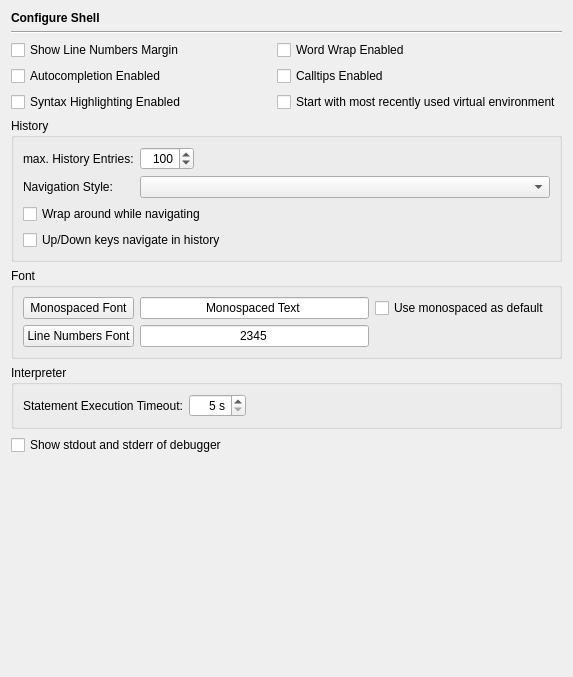
<?xml version="1.0" encoding="UTF-8"?>
<ui version="4.0">
 <class>ShellPage</class>
 <widget class="QWidget" name="ShellPage">
  <property name="geometry">
   <rect>
    <x>0</x>
    <y>0</y>
    <width>573</width>
    <height>677</height>
   </rect>
  </property>
  <layout class="QVBoxLayout" name="verticalLayout">
   <item>
    <widget class="QLabel" name="headerLabel">
     <property name="text">
      <string>&lt;b&gt;Configure Shell&lt;/b&gt;</string>
     </property>
    </widget>
   </item>
   <item>
    <widget class="Line" name="line14">
     <property name="frameShape">
      <enum>QFrame::HLine</enum>
     </property>
     <property name="frameShadow">
      <enum>QFrame::Sunken</enum>
     </property>
     <property name="orientation">
      <enum>Qt::Horizontal</enum>
     </property>
    </widget>
   </item>
   <item>
    <layout class="QGridLayout">
     <item row="0" column="0">
      <widget class="QCheckBox" name="shellLinenoCheckBox">
       <property name="toolTip">
        <string>Select whether line numbers margin should be shown.</string>
       </property>
       <property name="text">
        <string>Show Line Numbers Margin</string>
       </property>
      </widget>
     </item>
     <item row="1" column="1">
      <widget class="QCheckBox" name="shellCTEnabledCheckBox">
       <property name="toolTip">
        <string>Select this to enable calltips</string>
       </property>
       <property name="text">
        <string>Calltips Enabled</string>
       </property>
      </widget>
     </item>
     <item row="0" column="1">
      <widget class="QCheckBox" name="shellWordWrapCheckBox">
       <property name="toolTip">
        <string>Select to enable wrapping at word boundaries</string>
       </property>
       <property name="text">
        <string>Word Wrap Enabled</string>
       </property>
      </widget>
     </item>
     <item row="1" column="0">
      <widget class="QCheckBox" name="shellACEnabledCheckBox">
       <property name="toolTip">
        <string>Select this to enable autocompletion</string>
       </property>
       <property name="text">
        <string>Autocompletion Enabled</string>
       </property>
      </widget>
     </item>
     <item row="2" column="0">
      <widget class="QCheckBox" name="shellSyntaxHighlightingCheckBox">
       <property name="toolTip">
        <string>Select to enable syntax highlighting</string>
       </property>
       <property name="text">
        <string>Syntax Highlighting Enabled</string>
       </property>
      </widget>
     </item>
     <item row="2" column="1">
      <widget class="QCheckBox" name="rememberCheckBox">
       <property name="toolTip">
        <string>Select to start with the most recently used virtual environment</string>
       </property>
       <property name="text">
        <string>Start with most recently used virtual environment</string>
       </property>
      </widget>
     </item>
    </layout>
   </item>
   <item>
    <widget class="QGroupBox" name="groupBox">
     <property name="title">
      <string>History</string>
     </property>
     <layout class="QGridLayout" name="gridLayout">
      <item row="0" column="0">
       <widget class="QLabel" name="textLabel1_20">
        <property name="text">
         <string>max. History Entries:</string>
        </property>
       </widget>
      </item>
      <item row="0" column="1">
       <widget class="QSpinBox" name="shellHistorySpinBox">
        <property name="toolTip">
         <string>Enter the number of history entries allowed</string>
        </property>
        <property name="alignment">
         <set>Qt::AlignRight|Qt::AlignTrailing|Qt::AlignVCenter</set>
        </property>
        <property name="accelerated">
         <bool>true</bool>
        </property>
        <property name="minimum">
         <number>10</number>
        </property>
        <property name="maximum">
         <number>1000</number>
        </property>
        <property name="singleStep">
         <number>10</number>
        </property>
        <property name="value">
         <number>100</number>
        </property>
       </widget>
      </item>
      <item row="0" column="2">
       <spacer>
        <property name="orientation">
         <enum>Qt::Horizontal</enum>
        </property>
        <property name="sizeType">
         <enum>QSizePolicy::Expanding</enum>
        </property>
        <property name="sizeHint" stdset="0">
         <size>
          <width>343</width>
          <height>20</height>
         </size>
        </property>
       </spacer>
      </item>
      <item row="1" column="0">
       <widget class="QLabel" name="label">
        <property name="text">
         <string>Navigation Style:</string>
        </property>
       </widget>
      </item>
      <item row="1" column="1" colspan="2">
       <widget class="QComboBox" name="shellHistoryStyleComboBox">
        <property name="toolTip">
         <string>Select the history style</string>
        </property>
       </widget>
      </item>
      <item row="2" column="0" colspan="3">
       <widget class="QCheckBox" name="shellHistoryWrapCheckBox">
        <property name="toolTip">
         <string>Select to wrap around while navigating through the history</string>
        </property>
        <property name="text">
         <string>Wrap around while navigating</string>
        </property>
       </widget>
      </item>
      <item row="3" column="0" colspan="3">
       <widget class="QCheckBox" name="shellHistoryCursorKeysCheckBox">
        <property name="toolTip">
         <string>Select to make Up- and Down-keys move in history</string>
        </property>
        <property name="whatsThis">
         <string>&lt;b&gt;Up/Down keys navigate in history&lt;b&gt;
&lt;p&gt;Select this entry to make Up- and Down-keys navigate in history. If unselected history navigation may be performed by Ctrl-Up or Ctrl-Down.&lt;/p&gt;</string>
        </property>
        <property name="text">
         <string>Up/Down keys navigate in history</string>
        </property>
       </widget>
      </item>
     </layout>
    </widget>
   </item>
   <item>
    <widget class="QGroupBox" name="groupBox_5">
     <property name="title">
      <string>Font</string>
     </property>
     <layout class="QGridLayout" name="gridLayout_2">
      <item row="0" column="0">
       <widget class="QPushButton" name="monospacedFontButton">
        <property name="toolTip">
         <string>Press to select the font to be used as the monospaced font</string>
        </property>
        <property name="text">
         <string>Monospaced Font</string>
        </property>
       </widget>
      </item>
      <item row="0" column="1">
       <widget class="QLineEdit" name="monospacedFontSample">
        <property name="focusPolicy">
         <enum>Qt::NoFocus</enum>
        </property>
        <property name="text">
         <string>Monospaced Text</string>
        </property>
        <property name="alignment">
         <set>Qt::AlignHCenter</set>
        </property>
        <property name="readOnly">
         <bool>true</bool>
        </property>
       </widget>
      </item>
      <item row="0" column="2">
       <widget class="QCheckBox" name="monospacedCheckBox">
        <property name="toolTip">
         <string>Select, whether the monospaced font should be used as default</string>
        </property>
        <property name="text">
         <string>Use monospaced as default</string>
        </property>
       </widget>
      </item>
      <item row="1" column="0">
       <widget class="QPushButton" name="linenumbersFontButton">
        <property name="toolTip">
         <string>Press to select the font for the line numbers</string>
        </property>
        <property name="text">
         <string>Line Numbers Font</string>
        </property>
       </widget>
      </item>
      <item row="1" column="1">
       <widget class="QLineEdit" name="marginsFontSample">
        <property name="minimumSize">
         <size>
          <width>200</width>
          <height>0</height>
         </size>
        </property>
        <property name="focusPolicy">
         <enum>Qt::NoFocus</enum>
        </property>
        <property name="text">
         <string>2345</string>
        </property>
        <property name="alignment">
         <set>Qt::AlignHCenter</set>
        </property>
        <property name="readOnly">
         <bool>true</bool>
        </property>
       </widget>
      </item>
     </layout>
    </widget>
   </item>
   <item>
    <widget class="QGroupBox" name="groupBox_2">
     <property name="title">
      <string>Interpreter</string>
     </property>
     <layout class="QHBoxLayout" name="horizontalLayout">
      <item>
       <widget class="QLabel" name="label_2">
        <property name="text">
         <string>Statement Execution Timeout:</string>
        </property>
       </widget>
      </item>
      <item>
       <widget class="QSpinBox" name="timeoutSpinBox">
        <property name="toolTip">
         <string>Enter the timeout in seconds after which the shell will not wait for the result of the current statement execution.</string>
        </property>
        <property name="alignment">
         <set>Qt::AlignRight|Qt::AlignTrailing|Qt::AlignVCenter</set>
        </property>
        <property name="accelerated">
         <bool>true</bool>
        </property>
        <property name="suffix">
         <string> s</string>
        </property>
        <property name="minimum">
         <number>5</number>
        </property>
        <property name="maximum">
         <number>600</number>
        </property>
       </widget>
      </item>
      <item>
       <spacer name="horizontalSpacer">
        <property name="orientation">
         <enum>Qt::Horizontal</enum>
        </property>
        <property name="sizeHint" stdset="0">
         <size>
          <width>289</width>
          <height>20</height>
         </size>
        </property>
       </spacer>
      </item>
     </layout>
    </widget>
   </item>
   <item>
    <widget class="QCheckBox" name="stdOutErrCheckBox">
     <property name="toolTip">
      <string>Select to show debugger stdout and stderr</string>
     </property>
     <property name="text">
      <string>Show stdout and stderr of debugger</string>
     </property>
    </widget>
   </item>
   <item>
    <spacer>
     <property name="orientation">
      <enum>Qt::Vertical</enum>
     </property>
     <property name="sizeHint" stdset="0">
      <size>
       <width>20</width>
       <height>40</height>
      </size>
     </property>
    </spacer>
   </item>
  </layout>
 </widget>
 <tabstops>
  <tabstop>shellLinenoCheckBox</tabstop>
  <tabstop>shellWordWrapCheckBox</tabstop>
  <tabstop>shellACEnabledCheckBox</tabstop>
  <tabstop>shellCTEnabledCheckBox</tabstop>
  <tabstop>shellSyntaxHighlightingCheckBox</tabstop>
  <tabstop>rememberCheckBox</tabstop>
  <tabstop>shellHistorySpinBox</tabstop>
  <tabstop>shellHistoryStyleComboBox</tabstop>
  <tabstop>shellHistoryWrapCheckBox</tabstop>
  <tabstop>shellHistoryCursorKeysCheckBox</tabstop>
  <tabstop>monospacedFontButton</tabstop>
  <tabstop>monospacedCheckBox</tabstop>
  <tabstop>linenumbersFontButton</tabstop>
  <tabstop>timeoutSpinBox</tabstop>
  <tabstop>stdOutErrCheckBox</tabstop>
 </tabstops>
 <resources/>
 <connections>
  <connection>
   <sender>shellSyntaxHighlightingCheckBox</sender>
   <signal>toggled(bool)</signal>
   <receiver>monospacedFontButton</receiver>
   <slot>setDisabled(bool)</slot>
   <hints>
    <hint type="sourcelabel">
     <x>72</x>
     <y>102</y>
    </hint>
    <hint type="destinationlabel">
     <x>71</x>
     <y>299</y>
    </hint>
   </hints>
  </connection>
  <connection>
   <sender>shellSyntaxHighlightingCheckBox</sender>
   <signal>toggled(bool)</signal>
   <receiver>monospacedFontSample</receiver>
   <slot>setDisabled(bool)</slot>
   <hints>
    <hint type="sourcelabel">
     <x>141</x>
     <y>105</y>
    </hint>
    <hint type="destinationlabel">
     <x>200</x>
     <y>298</y>
    </hint>
   </hints>
  </connection>
  <connection>
   <sender>shellSyntaxHighlightingCheckBox</sender>
   <signal>toggled(bool)</signal>
   <receiver>monospacedCheckBox</receiver>
   <slot>setDisabled(bool)</slot>
   <hints>
    <hint type="sourcelabel">
     <x>241</x>
     <y>104</y>
    </hint>
    <hint type="destinationlabel">
     <x>410</x>
     <y>304</y>
    </hint>
   </hints>
  </connection>
 </connections>
</ui>
